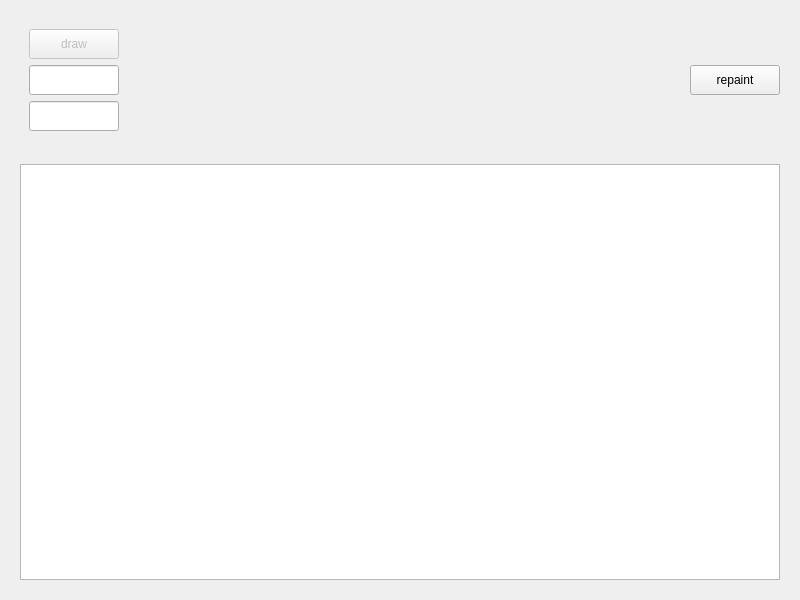
<?xml version="1.0" encoding="UTF-8"?>
<ui version="4.0">
 <class>Widget</class>
 <widget class="QWidget" name="Widget">
  <property name="geometry">
   <rect>
    <x>0</x>
    <y>0</y>
    <width>800</width>
    <height>600</height>
   </rect>
  </property>
  <property name="windowTitle">
   <string>Widget</string>
  </property>
  <layout class="QVBoxLayout" name="verticalLayout_2">
   <item>
    <widget class="QWidget" name="widget_2" native="true">
     <layout class="QHBoxLayout" name="horizontalLayout">
      <item>
       <widget class="QWidget" name="widget" native="true">
        <layout class="QVBoxLayout" name="verticalLayout">
         <item>
          <widget class="QPushButton" name="drawButton">
           <property name="enabled">
            <bool>false</bool>
           </property>
           <property name="minimumSize">
            <size>
             <width>90</width>
             <height>30</height>
            </size>
           </property>
           <property name="maximumSize">
            <size>
             <width>90</width>
             <height>30</height>
            </size>
           </property>
           <property name="text">
            <string>draw</string>
           </property>
          </widget>
         </item>
         <item>
          <widget class="QLineEdit" name="mEdit">
           <property name="minimumSize">
            <size>
             <width>90</width>
             <height>30</height>
            </size>
           </property>
           <property name="maximumSize">
            <size>
             <width>90</width>
             <height>30</height>
            </size>
           </property>
          </widget>
         </item>
         <item>
          <widget class="QLineEdit" name="nEdit">
           <property name="minimumSize">
            <size>
             <width>90</width>
             <height>30</height>
            </size>
           </property>
           <property name="maximumSize">
            <size>
             <width>90</width>
             <height>30</height>
            </size>
           </property>
          </widget>
         </item>
        </layout>
       </widget>
      </item>
      <item>
       <spacer name="horizontalSpacer">
        <property name="orientation">
         <enum>Qt::Horizontal</enum>
        </property>
        <property name="sizeHint" stdset="0">
         <size>
          <width>336</width>
          <height>20</height>
         </size>
        </property>
       </spacer>
      </item>
      <item>
       <widget class="QPushButton" name="reButton">
        <property name="minimumSize">
         <size>
          <width>90</width>
          <height>30</height>
         </size>
        </property>
        <property name="maximumSize">
         <size>
          <width>90</width>
          <height>30</height>
         </size>
        </property>
        <property name="text">
         <string>repaint</string>
        </property>
       </widget>
      </item>
     </layout>
    </widget>
   </item>
   <item>
    <widget class="QWidget" name="widget_3" native="true">
     <layout class="QHBoxLayout" name="horizontalLayout_2">
      <item>
       <widget class="QGraphicsView" name="graphicsView"/>
      </item>
     </layout>
    </widget>
   </item>
  </layout>
 </widget>
 <resources/>
 <connections/>
</ui>
